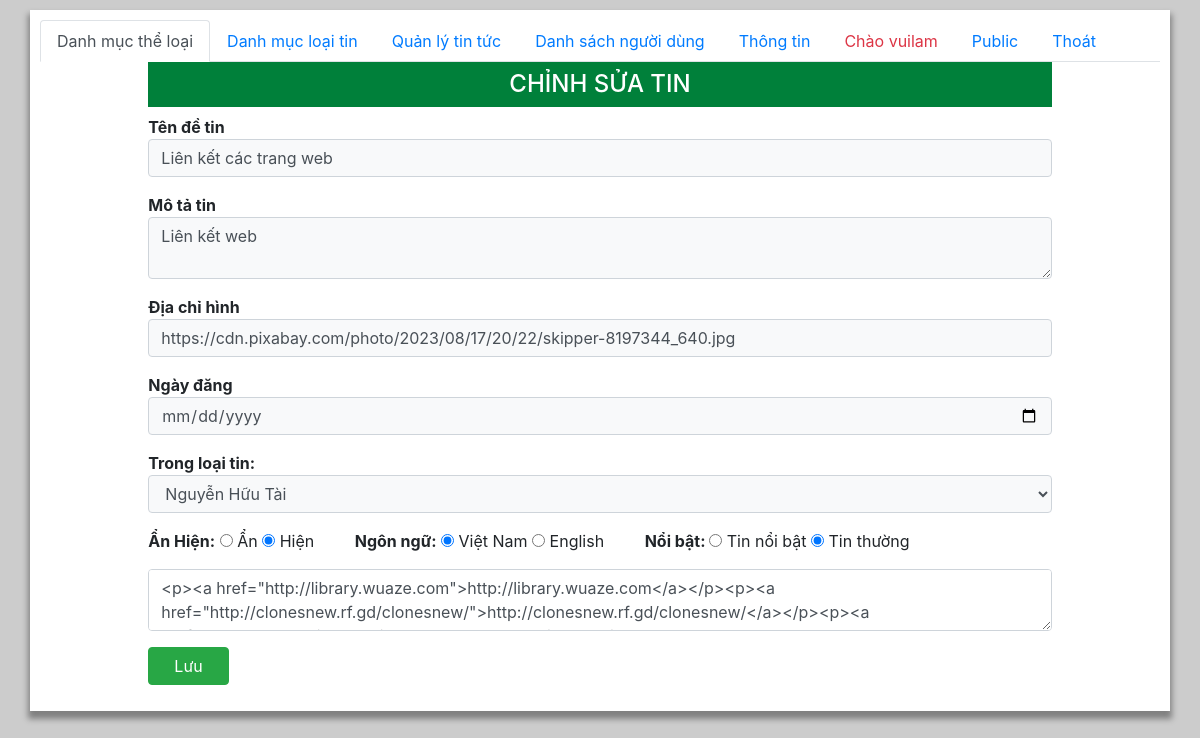
Before: /admin/tin_sua.php?idTin=820 (signed in) with the older database file.
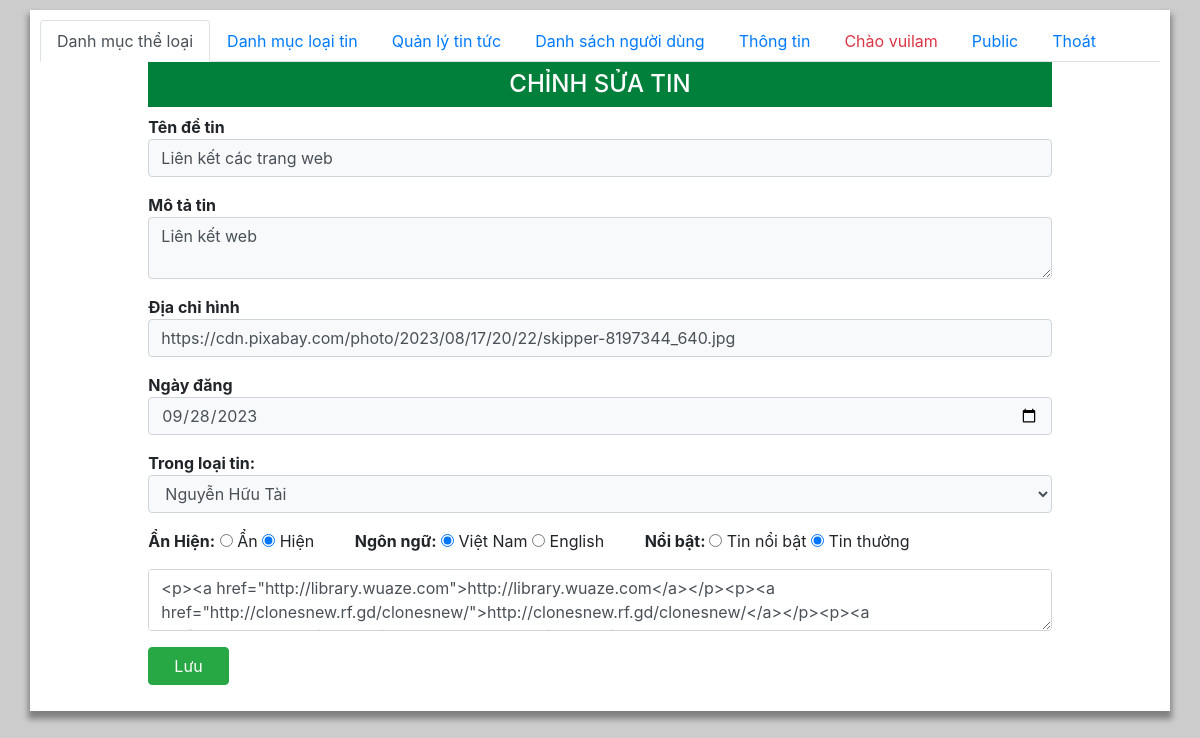
After: the same page with the newer database file.
### tables this page shows
CREATE TABLE `tin` (
  `idTin` int(11) NOT NULL,
  `lang` char(2) NOT NULL DEFAULT 'vi',
  `TieuDe` varchar(255) NOT NULL DEFAULT '',
  `slug` varchar(255) NOT NULL,
  `TomTat` varchar(1000) DEFAULT NULL,
  `urlHinh` varchar(255) DEFAULT NULL,
  `Ngay` date DEFAULT current_timestamp(),
  `Content` text DEFAULT NULL,
  `idLT` int(11) NOT NULL DEFAULT 0,
  `SoLanXem` int(11) DEFAULT 0,
  `NoiBat` tinyint(1) DEFAULT 0,
  `AnHien` tinyint(1) DEFAULT 1,
  `tags` varchar(2000) DEFAULT NULL
);

### functions.php (called while the page is built, shortened)
<?php
  function executeResult($sql)  {
    $conn= new mysqli(DB_HOST,DB_USERNAME,DB_PASSWORD,DB_NAME);
    mysqli_set_charset($conn, "utf8");
    $result=mysqli_query($conn,$sql);
    $data=[];
    if($result!=null){
        while ($row=mysqli_fetch_assoc($result)) {
            $data[]=$row;
        }
    }
    return $data;
  }
?>

### admin/tin_sua.php (the view, shortened to what this page needs)
<?php
require_once "../functions.php";
?>
<?php
$idTin = $_GET['idTin']??0;
if ( $idTin >0 ){
    $sql="SELECT * FROM tin WHERE idTin =$idTin";
    $result=executeResult($sql);
}
else {
   header('Location: index.php?page=tin'); exit();
}
$sql="SELECT * FROM loaitin ORDER BY ThuTu";
$listLT = executeResult($sql);
?>
<html>
<head>
   <link href='https://unpkg.com/boxicons@2.0.9/css/boxicons.min.css' rel='stylesheet'>
   <link rel="stylesheet" href="https://maxcdn.bootstrapcdn.com/bootstrap/4.4.1/css/bootstrap.min.css">
   <link rel="stylesheet" href="./main.css">
</head>
<body>
   <div class="container">
   <?php require_once "menu.php";?>
   <div class="tab-content">
      <div class="tab-pane active" id="">
      <div class="col-10 m-auto" >
         <h2 class="py-2 text-center h4 ">CHỈNH SỬA TIN</h2>
         <form action="" method="post">
            <div class="mb-3">
                  <label>Tên đề tin</label>
                  <input class="form-control bg-light" type="text" name="TieuDe" value="<?= $result[0]['TieuDe']??"" ?>">
            </div>
            <div class="mb-3">
                  <label>Mô tả tin</label>
                  <textarea name="TomTat" class="form-control bg-light"><?= $result[0]['TomTat']??"" ?></textarea>
            </div>
            <div class="mb-3">
                  <label>Địa chỉ hình</label>
                  <input class="form-control bg-light" type="text" name="urlHinh" value="<?= $result[0]['urlHinh']??"" ?>">
            </div>
            <div class="mb-3">
                  <label>Ngày đăng</label>
                  <input class="form-control bg-light" type="date" name="Ngay" value="<?= $result[0]['Ngay']??"" ?>">
            </div>
            <div class="mb-3">
               <label>Trong loại tin:</label>
               <select name="idLT"class="form-control bg-light">
                  <?php
                  foreach ($listLT as $item) {
                     if ($item['idLT'] == $result[0]['idLT'])
                     echo "<option selected value='$item[idLT]' > $item[Ten] </option>";
                     else
                     echo "<option value='$item[idLT]' > $item[Ten] </option>";
                  }
                  ?>
               </select>
            </div>
            <div class="mb-3">
               <b style="min-width:10px">Ẩn Hiện:</b>
               <input type="radio" name="AnHien" value="0" <?= ($result[0]['AnHien']==0)? "checked":"" ?> > Ẩn
               <input type="radio" name="AnHien" value="1" <?= ($result[0]['AnHien']==1)? "checked":"" ?> > Hiện
               &nbsp; &nbsp; &nbsp; &nbsp;
               <b>Ngôn ngữ:</b>
               <input type="radio" name="lang" value="vi" <?= ($result[0]['lang']=='vi')? "checked":"" ?> > Việt Nam
               <input type="radio" name="lang" value="en" <?= ($result[0]['lang']=='en')? "checked":"" ?> > English
               &nbsp; &nbsp; &nbsp; &nbsp;
               <b>Nổi bật: </b>
               <input type="radio" name="NoiBat" value="1" <?= ($result[0]['NoiBat']==1)? "checked":"" ?> > Tin nổi bật
               <input type="radio" name="NoiBat" value="0" <?= ($result[0]['NoiBat']==0)? "checked":"" ?> > Tin thường
            </div>
            <div class="mb-3">
            <textarea name="Content" id="Content" class="form-control"><?= $result[0]['Content']??"" ?></textarea>
            </div>
            <div class="mb-3">
            <button class="btn btn-success px-3" name="submit"> &nbsp; Lưu &nbsp; </button>
            </div>
         </form>
         </div>
      </div>
   </div>
   </div>
</body>
</html>

Changed rows visible on the page:
changed tin "Liên kết các trang web": Ngay (not shown) → "09/28/2023"
